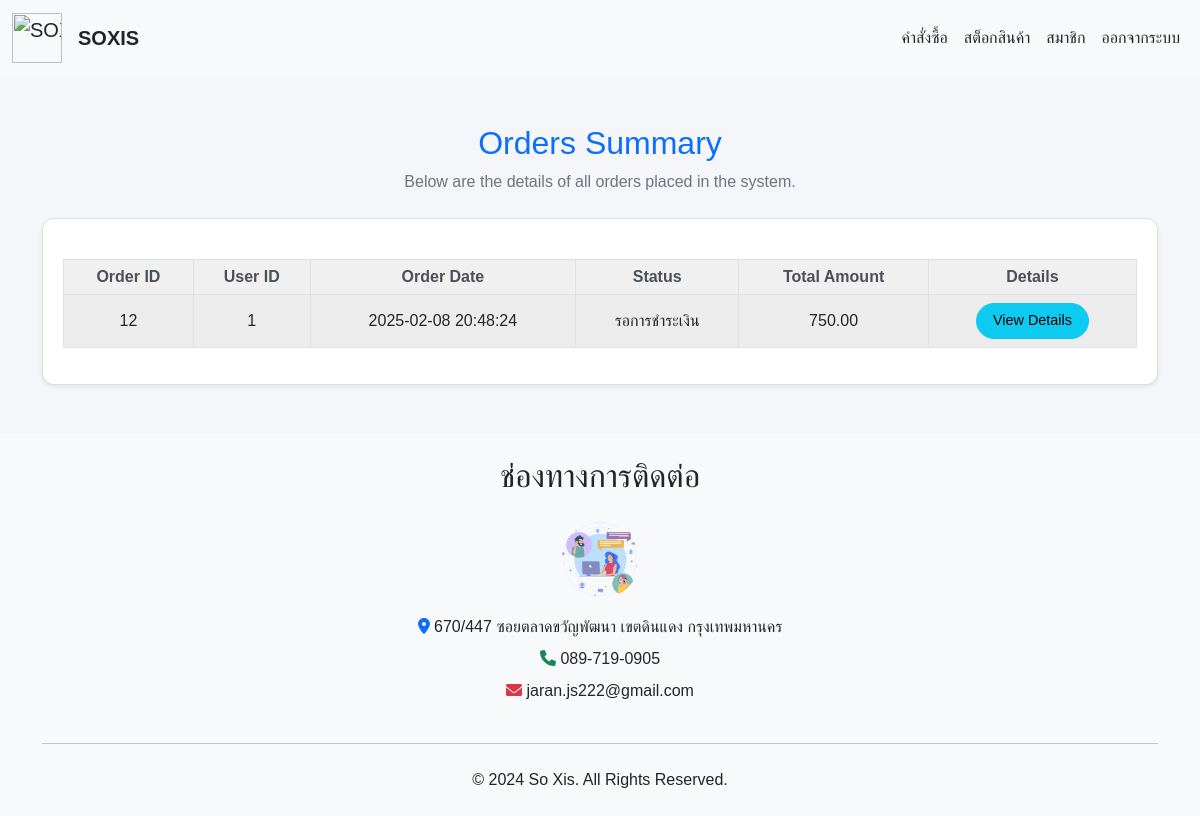
Screenshot of /sirawit/admin_order.php (signed in) with the database file from the repository.
### tables this page shows
CREATE TABLE `tb_orders` (
  `order_id` int(11) NOT NULL,
  `user_id` int(11) NOT NULL,
  `order_date` datetime NOT NULL,
  `status` varchar(50) DEFAULT 'pending',
  `tracking` varchar(50) DEFAULT NULL,
  `total_amount` decimal(10,2) NOT NULL,
  `phone` varchar(20) NOT NULL
);

### sirawit/admin_order.php (the view, shortened to what this page needs)
<?php
include "navbar_admin.php";
include "connect.php";
if (!$_SESSION["UserID"]) {
    Header("Location: frmlogin.php");
} else {
    $sql_orders = "SELECT * FROM tb_orders";
    $result_orders = mysqli_query($conn, $sql_orders);
?>
<!DOCTYPE html>
<html lang="en">
<head>
    <link rel="stylesheet" href="css/bootstrap.min.css">
</head>
<body style="background-color: #f4f6f9;">
<div class="container my-5">
    <div class="text-center mb-4">
        <h2 class="text-primary font-weight-bold">Orders Summary</h2>
        <p class="text-muted">Below are the details of all orders placed in the system.</p>
    </div>
    <div class="card shadow-sm rounded-lg">
        <div class="card-body">
            <table class="table table-striped table-bordered table-hover">
                <thead class="thead-light">
                    <tr>
                        <th>Order ID</th>
                        <th>User ID</th>
                        <th>Order Date</th>
                        <th>Status</th>
                        <th>Total Amount</th>
                        <th>Details</th>
                    </tr>
                </thead>
                <tbody>
                    <?php while ($row_order = mysqli_fetch_array($result_orders)) { ?>
                    <tr>
                        <td><?php echo $row_order['order_id']; ?></td>
                        <td><?php echo $row_order['user_id']; ?></td>
                        <td><?php echo $row_order['order_date']; ?></td>
                        <td><?php echo $row_order['status']; ?></td>
                        <td><?php echo number_format($row_order['total_amount'], 2); ?></td>
                        <td>
                            <a href="order_details.php?order_id=<?php echo $row_order['order_id']; ?>" class="btn btn-info btn-sm rounded-pill">View Details</a>
                        </td>
                    </tr>
                    <?php } ?>
                </tbody>
            </table>
        </div>
    </div>
</div>
</body>
</html>
<?php
include "footer.php";
?>
<?php } ?>

### sirawit/admin_order.php (style rules this page uses)
body { font-family: Arial, sans-serif; }
.card { border-radius: 12px; background-color: #fff; }
.card-body { padding: 20px; }
.btn { border-radius: 50px; font-size: 0.9rem; padding: 6px 16px; }
.table { margin-top: 20px; }
th, td { text-align: center; vertical-align: middle; }
.thead-light th { background-color: #f0f0f0; color: #495057; }
.table-striped tbody tr:nth-of-type(odd) { background-color: #f9f9f9; }

### rows the page displays
tb_orders: order_id "12", user "1", order_date "2025-02-08 20:48:24", status "รอการชำระเงิน", total_amount "750.00"
